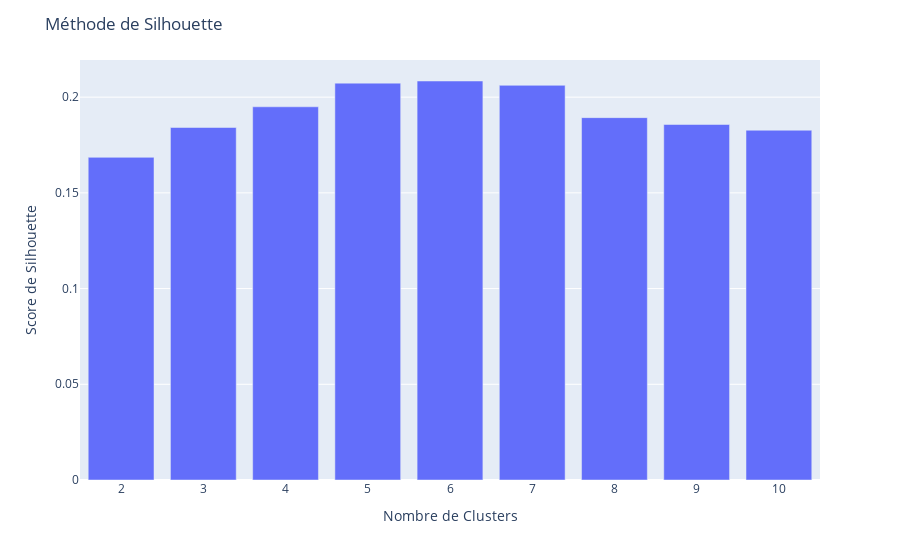

The notebook cell saved with this chart:
### Code cell
fig = px.bar(x=k, y=sil)
fig.update_layout(yaxis_title='Score de Silhouette', xaxis_title='Nombre de Clusters', title_text="Méthode de Silhouette")
fig.show()

### Figure 1 — Plotly figure (JSON) as saved in the notebook; plotly's stock layout.template omitted (floating-point values rounded to 4 significant figures)
{"data": [{"alignmentgroup": "True", "hovertemplate": "x=%{x}<br>y=%{y}<extra></extra>", "legendgroup": "", "marker": {"color": "#636efa", "pattern": {"shape": ""}}, "name": "", "offsetgroup": "", "orientation": "v", "showlegend": false, "textposition": "auto", "type": "bar", "x": [2, 3, 4, 5, 6, 7, 8, 9, 10], "xaxis": "x", "y": [0.1686, 0.1841, 0.195, 0.2073, 0.2084, 0.2062, 0.1893, 0.1857, 0.1827], "yaxis": "y"}], "layout": {"barmode": "relative", "legend": {"tracegroupgap": 0}, "margin": {"t": 60}, "title": {"text": "Méthode de Silhouette"}, "xaxis": {"anchor": "y", "domain": [0, 1], "title": {"text": "Nombre de Clusters"}}, "yaxis": {"anchor": "x", "domain": [0, 1], "title": {"text": "Score de Silhouette"}}}}
